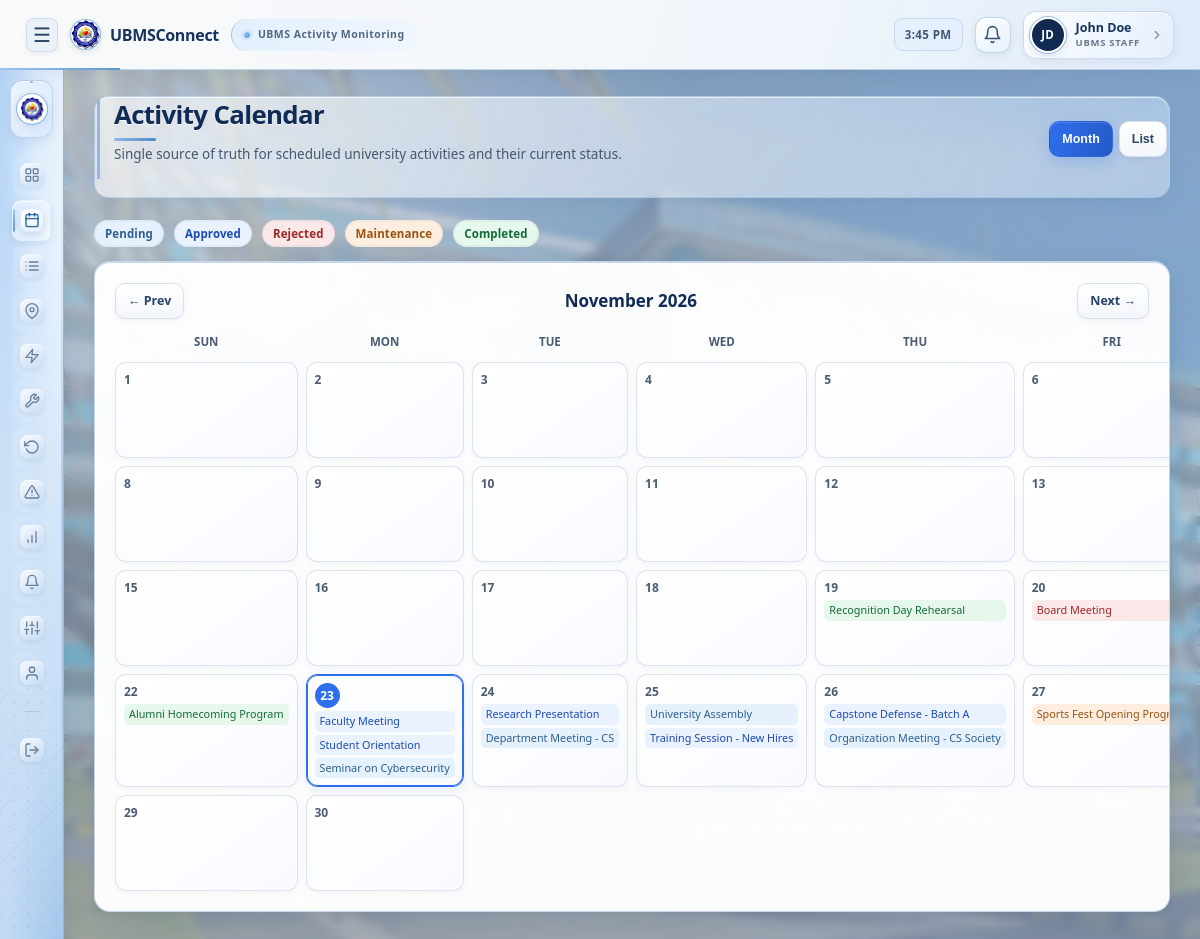
The page /staff/calendar.php (signed in) on the database its author committed.
### tables this page shows
CREATE TABLE activities (
    id INT AUTO_INCREMENT PRIMARY KEY,
    activity_name VARCHAR(150) NOT NULL,
    description TEXT,
    host_id INT NOT NULL,
    organization_id INT NULL,
    venue_id INT NOT NULL,
    activity_date DATE NOT NULL,
    school_year_id INT NULL,
    start_time TIME NOT NULL,
    end_time TIME NOT NULL,
    status ENUM('Pending','Approved','Rejected','Maintenance','Completed') NOT NULL DEFAULT 'Pending',
    created_at DATETIME DEFAULT CURRENT_TIMESTAMP,
    updated_at DATETIME DEFAULT CURRENT_TIMESTAMP ON UPDATE CURRENT_TIMESTAMP,
    CONSTRAINT fk_activities_host FOREIGN KEY (host_id) REFERENCES users(id) ON DELETE CASCADE,
    CONSTRAINT fk_activities_venue FOREIGN KEY (venue_id) REFERENCES venues(id) ON DELETE CASCADE,
    CONSTRAINT fk_activities_school_year FOREIGN KEY (school_year_id) REFERENCES school_years(id) ON DELETE SET NULL,
    CONSTRAINT fk_activities_organization FOREIGN KEY (organization_id) REFERENCES organizations(id) ON DELETE SET NULL,
    INDEX idx_activity_date (activity_date),
    INDEX idx_status (status),
    INDEX idx_venue_id (venue_id),
    INDEX idx_host_id (host_id)
);

### includes/functions.php (called while the page is built, shortened)
<?php
function e($value) {
    return htmlspecialchars($value ?? '', ENT_QUOTES, 'UTF-8');
}

### staff/calendar.php (the view, shortened to what this page needs)
<?php
require_once __DIR__ . '/../includes/auth.php';
$month = $_GET['month'] ?? date('Y-m');
$monthTimestamp = strtotime($month . '-01');
$monthLabel = date('F Y', $monthTimestamp);
$daysInMonth = (int) date('t', $monthTimestamp);
$prevMonth = date('Y-m', strtotime('-1 month', $monthTimestamp));
$nextMonth = date('Y-m', strtotime('+1 month', $monthTimestamp));
$today = date('Y-m-d');
$stmt = $pdo->prepare(
    "SELECT a.id, a.activity_name, a.activity_date, a.start_time, a.status, v.venue_name, u.full_name AS host_name
     FROM activities a
     JOIN venues v ON v.id = a.venue_id
     JOIN users u ON u.id = a.host_id
     WHERE DATE_FORMAT(a.activity_date, '%Y-%m') = ?
     ORDER BY a.start_time ASC"
);
$stmt->execute([$month]);
$monthActivities = $stmt->fetchAll();
$byDay = [];
foreach ($monthActivities as $act) {
    $day = (int) date('j', strtotime($act['activity_date']));
    $byDay[$day][] = $act;
}
$statusBadgeMap = [
    'Pending' => 'badge-pending', 'Approved' => 'badge-approved', 'Rejected' => 'badge-rejected',
    'Maintenance' => 'badge-maintenance', 'Completed' => 'badge-completed',
];
include __DIR__ . '/../includes/header.php';
include __DIR__ . '/../includes/sidebar.php';
?>
<main class="main-content">
    <div class="page-header">
        <div>
            <h1>Activity Calendar</h1>
            <p class="page-subtitle">Single source of truth for scheduled university activities and their current status.</p>
        </div>
        <div style="display:flex; gap:6px;">
            <button class="btn btn-sm" id="viewMonthBtn" onclick="showCalendarView('month')">Month</button>
            <button class="btn btn-sm" id="viewListBtn" onclick="showCalendarView('list')">List</button>
        </div>
    </div>
    <div class="pill-status-legend">
        <span class="badge badge-pending">Pending</span>
        <span class="badge badge-approved">Approved</span>
        <span class="badge badge-rejected">Rejected</span>
        <span class="badge badge-maintenance">Maintenance</span>
        <span class="badge badge-completed">Completed</span>
    </div>
    <div class="card" id="calendarGridCard">
        <div class="calendar-nav">
            <a href="?month=<?= e($prevMonth) ?>" class="btn btn-sm">&larr; Prev</a>
            <div class="month-label"><?= e($monthLabel) ?></div>
            <a href="?month=<?= e($nextMonth) ?>" class="btn btn-sm">Next &rarr;</a>
        </div>
        <div class="calendar-grid">
            <div class="calendar-dow">Sun</div><div class="calendar-dow">Mon</div><div class="calendar-dow">Tue</div>
            <div class="calendar-dow">Wed</div><div class="calendar-dow">Thu</div><div class="calendar-dow">Fri</div><div class="calendar-dow">Sat</div>
            <?php for ($d = 1; $d <= $daysInMonth; $d++):
                $cellDate = sprintf('%s-%02d', $month, $d);
                $isToday = ($cellDate === $today);
                $events = $byDay[$d] ?? [];
            ?>
                <div class="calendar-cell<?= $isToday ? ' today' : '' ?>">
                    <div class="calendar-date"><?= $d ?></div>
                    <?php foreach (array_slice($events, 0, 3) as $ev): ?>
                        <div class="calendar-event <?= $statusBadgeMap[$ev['status']] ?? 'badge-default' ?>"
                             data-activity-id="<?= (int)$ev['id'] ?>"
                             onclick="loadActivityDetail(<?= (int)$ev['id'] ?>, true)"
                             title="<?= e($ev['activity_name']) ?>">
                            <?= e($ev['activity_name']) ?>
                        </div>
                    <?php endforeach; ?>
                </div>
            <?php endfor; ?>
        </div>
    </div>
</main>
<?php
include __DIR__ . '/../includes/footer.php';
?>

### rows shown on the page
activities: activity_name "Recognition Day Rehearsal"
activities: activity_name "Board Meeting"
activities: activity_name "Alumni Homecoming Program"
activities: activity_name "Faculty Meeting"
activities: activity_name "Student Orientation"
activities: activity_name "Seminar on Cybersecurity"
activities: activity_name "Research Presentation"
activities: activity_name "Department Meeting - CS"
activities: activity_name "University Assembly"
activities: activity_name "Training Session - New Hires"
activities: activity_name "Capstone Defense - Batch A"
activities: activity_name "Organization Meeting - CS Society"
activities: activity_name "Sports Fest Opening…"

### other values the page prints
nameInitials(currentUserName()) "JD"
currentUserName() "John Doe"
roleLabel(currentUserRole()) "UBMS STAFF"
$monthLabel "November 2026"
